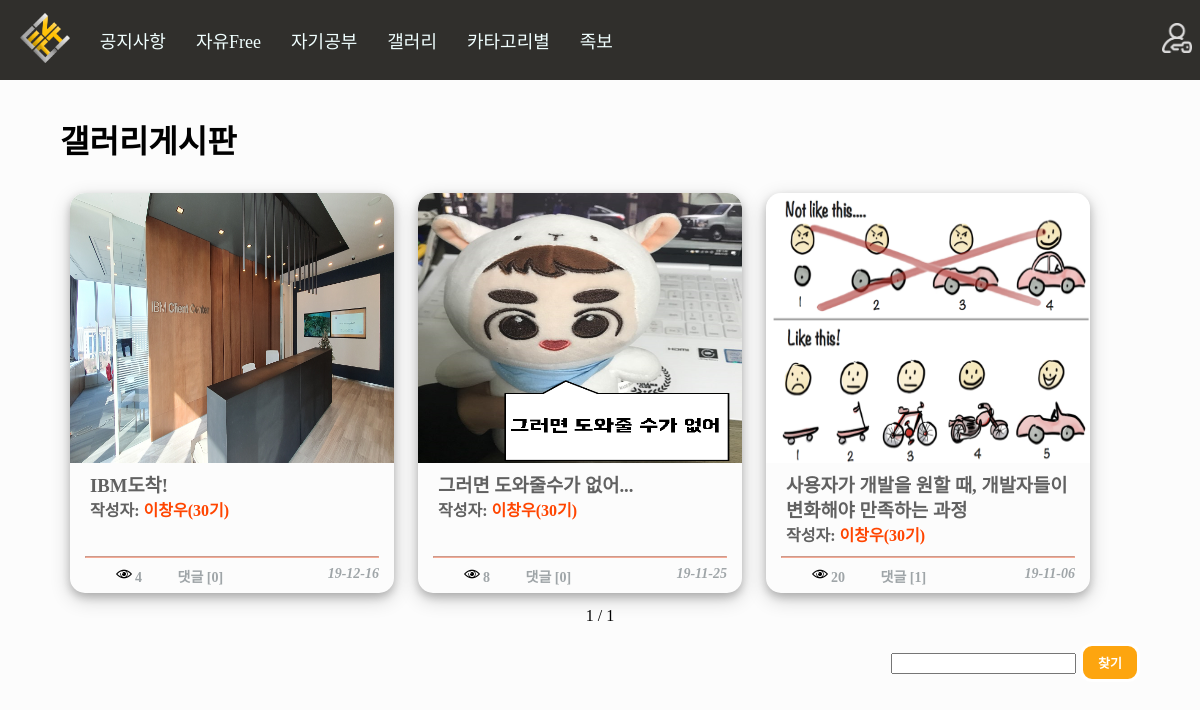
/board/gallery/, run on an earlier commit of the app's database.
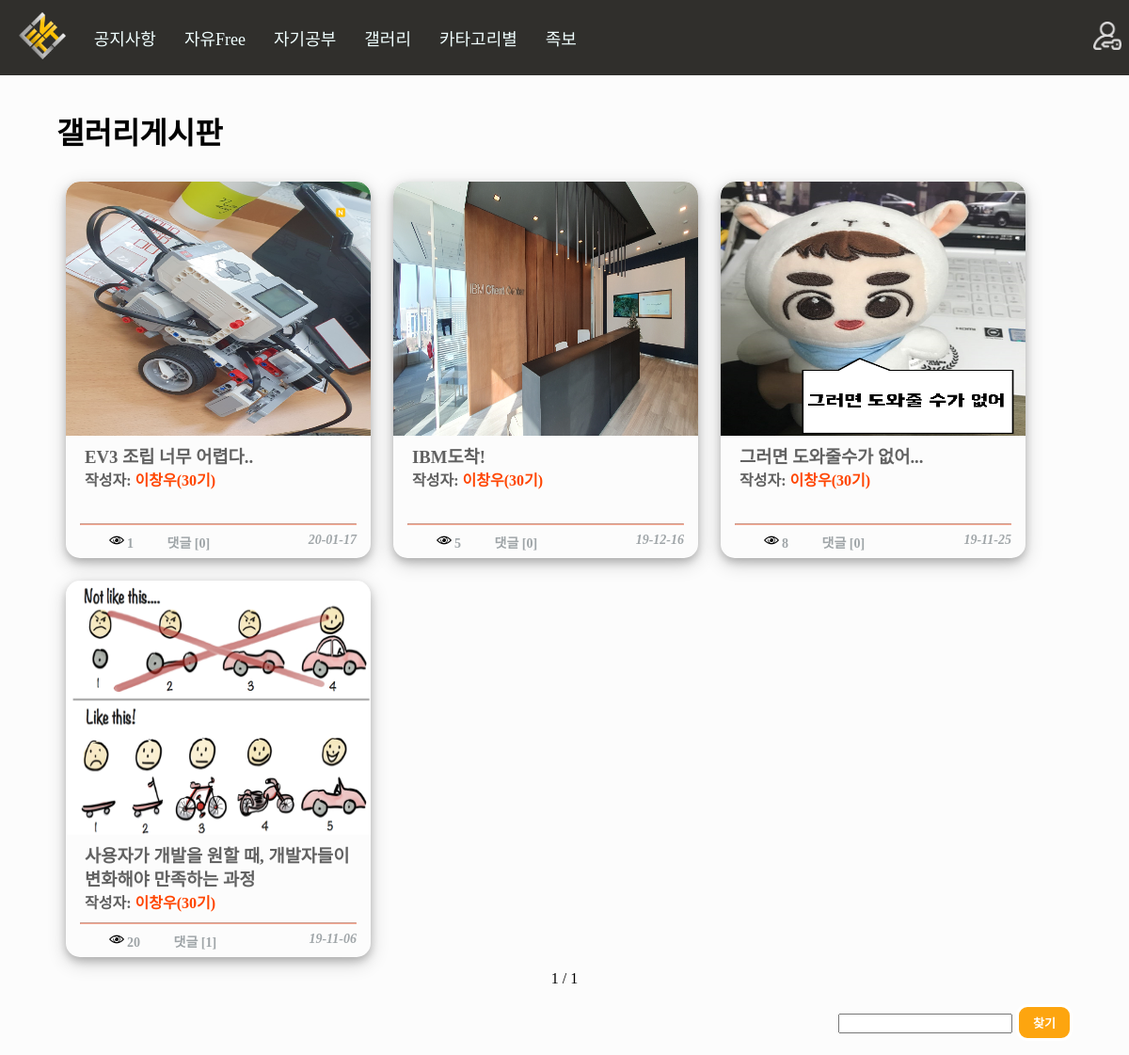
And on a later commit of the database.
### board/models.py (models this page shows, shortened)
class Board(models.Model):
    Title = models.CharField(max_length=50) #제목
    Body = models.TextField() #내용
    Created_at = models.DateTimeField(auto_now_add=True) #생성 일자 및 시간
    Updated_at = models.DateTimeField(auto_now=True) #수정 일자 및 시간
    Author = models.CharField(max_length=13) #글쓴이 아이디
    Category = models.CharField(max_length=13) #분류
    HowMuch = models.IntegerField() #조회수
    files=models.FileField(upload_to='files/', default='')
    images=models.FileField(upload_to='Sumnail/', default='')
    def get_generation(self): #이름을 나오게 하는데 예외처리 까지 적용 만약 탈퇴한 사람이면!! Id 가 나온다
        try:
            a = Profile.objects.get(user__username=self.Author)
            if a.UserType == "99":
                return "<span style='font-weight:bolder;color:orangered;'>"+a.Name+"("+a.Generation+"기)</span>"
            elif a.UserType == "98": #관리자 및 운영진
                return "<span style='font-weight:bolder;color:blue;'>"+a.Name+"("+a.Generation+"기)</span>"
            elif a.UserType == "3": #손님
                return "<span style='font-weight:bolder;color:darkviolet;'>"+a.Name+"("+a.Generation+"기)</span>"
            else: #일반 사용자
                return "<span style='font-weight:bolder;color:black;'>"+a.Name+"("+a.Generation+"기)</span>"
        except: #익명을 위해서 id나오게 삭제되니깐 이름은 알 수 없으므로...
            return "<span style='font-weight:bolder;color:grey;'>"+self.Author+"</span>"
    def new(self): #최신
        if self.Created_at > timezone.now() - datetime.timedelta(days=1):
            return "<img height='16px' src='/static/n.png'/>"
        else:  #하루 지나면 안 최신
            return ""
    def change(self): #최신
        if self.Updated_at > timezone.now() - datetime.timedelta(days=1):
            return "<img height='16px' src='/static/c.png'/>"
        else:  #하루 지나면 안 최신
            return ""
    def file_icon(self): #최신
        if len(self.files.name) > 5: #5글자 이상일경우로 했음!! 그러면 당연히 5글자 이상 아닌게 없을 것임!
            return "<img height='16px' src='/static/file.png'/>"
        else:  #하루 지나면 안 최신
            return ""
    def howmanycomment(self):
        a = Comment.objects.filter(Article=self.id).count()
        b = str('[') + str(a) + str(']')
        if a:
            return b
        else:
            return ""
    def howmanyhit(self):
        a = Hittimecount.objects.get(Article=self.id)
        if a:
            return str("<img height='16px' src='/static/eye.png'/> ") + str(a.HowMuch)
    def summary(self):
        if(len(self.Body)>50):
            return self.Body[:49] + "..."
        else:
            return self.Body

class Hittimecount(models.Model):
    Article = models.ForeignKey(Board, on_delete=models.CASCADE)
    HowMuch = models.IntegerField() #조회수

### account/models.py (models this page shows, shortened)
class Profile(models.Model):
    user = models.OneToOneField(User, on_delete=models.CASCADE) #1대1 조인
    Name = models.TextField(max_length=10) #이름
    UserNumber = models.IntegerField() #학번
    Phone = models.CharField(max_length=13) #전화번호
    UserType = models.CharField(max_length=13) #권한
    Generation = models.CharField(max_length=13) #기수

### board/views.py (the view)
# urls.py: path('gallery/', views.gallery, name='gallery'),
def gallery(request):
    request.session['login_after'] = '/board/gallery/'
    gallery_b = Board.objects.filter(Category="2").order_by('-Created_at')
    if request.method == "POST":
        find_select = request.POST.get('find_select')
        gallery_b = Board.objects.filter(Category="2", Title__contains=find_select).order_by('-Created_at')
        pass
    paginator = Paginator(gallery_b,16) #페이지네이션 만들기
    page = request.GET.get('page') #페이지네이션 만들기
    posts = paginator.get_page(page) #페이지네이션 만들기
    request.session['location'] = 'gallery' #내 위치 알기 위해서 삭제한후 다시 돌아가기 위해서
    return render(request, "gallery.html", {'posts':posts})

### board/templates/gallery.html (shortened to what this page needs)
{%extends 'base.html'%}
{%load staticfiles%}
{%block contents%}
<div style="margin:3% 5%; height:55%;">
    <h1>
        갤러리게시판
    </h1>
    {%for a in posts%}
   <a href="../detail/{{a.id}}">
   <div class="card">
      <div style="background-image: url('{{a.images.url}}');" class="card-header" >
         <div class = "card-header-is_closed" >
                {%if a.new == "" %}
                <span style="vertical-align:middle">{{a.change|safe}}</span></td>
                {%else%}
                <span style="vertical-align:middle">{{a.new|safe}}</span></td>
                {%endif%}
            </div >
      </div>
      <div class="card-body">
         <div class="card-body-header">
            <h3>{{a.Title}}</h3>
            <p class = "card-body-nickname">
                작성자: {{a.get_generation|safe}}
                </p>
         </div>
         <div class="card-body-footer">
            <hr style="margin-bottom: 8px; opacity: 0.5; border-color: #EF5A31">
               <i class="icon icon-view_count"></i>
               {%if a.howmanyhit %}
               {{a.howmanyhit|safe}}
               {%else%}
               <img style="width:16px;height:16px;" src="{%static 'eye.png'%}"/> 0
               {%endif%}
            <i class="icon icon-comments_count"></i>댓글 {%if a.howmanycomment == ''%}[0]{%else%}{{a.howmanycomment}}{%endif%}
            <i class="reg_date"> {{a.Created_at|date:"y-m-d"}} </i>
         </div>
      </div>
   </div>
    </a>
    {%endfor%}
    <br>
    <div style="text-align: center;">
        <div>
        <span>{{posts.number}}</span>
        <span>/</span>
        <span>{{posts.paginator.num_pages}}</span>
        </div>
    </div>
    <br>
    <form method="POST" action="{%url 'gallery'%}">
            <div style="float:right">
            <input type="text" name="find_select">
            <input name="get_find" class="button write_button" type="submit" value="찾기"/>
            </div>
        </form>
    <br><br><br>
    </div>
    {%endblock%}

### blog/templates/base.html (shortened to what this page needs)
{%load staticfiles%}
<!DOCTYPE html>
<html lang="en">
<head>
    <link rel="stylesheet" href="{%static 'summernote-lite.css'%}">
</head>
<body>
    <div style="height:10%;width:100%;background-color: rgb(48, 47, 44);display: inline-flex;align-items: center;justify-content: space-between;">
        <div style="display: flex;align-items: center;margin-left: 5px;">
            <div class="nav_content" onclick="showmain();"><img height="50px" src="{%static 'eniac.png'%}"/></div>
            <div class="nav_content" onclick="shownotice();">공지사항</div>
            <div class="nav_content" onclick="showfree();">자유Free</div>
            <div class="nav_content" onclick="showstudy();">자기공부</div>
            <div class="nav_content" onclick="showgallery();">갤러리</div>
            <div class="nav_content">카타고리별</div>
            <div class="nav_content">족보</div>
        </div>
        {% if user.is_authenticated %}
        <div style="display:flex;">
        <div style="margin-right: 3px;padding:5px;"class="nav_content" onclick="mypage();"><img height="30px" width="30px" src="{%static 'mypage.png'%}"/></div>
        <div style="margin-right: 3px;padding:5px;" class="nav_content" onclick="logout();"><img height="30px" width="30px" src="{%static 'logout.png'%}"/></div>
        </div>
        {%else%}
        <div style="margin-right: 3px;padding:5px;" class="nav_content" onclick="showlogin();"><img height="30px" width="30px" src="{%static 'login2.png'%}"/></div>
        {%endif%}
    </div>
    {%block contents%}
    {%endblock%}
</body>
</html>

### board/templates/gallery.html (style rules this page uses)
h2, h3, h4, h5, h6, p { margin: 0; }
.card { height: 400px; width: 30%; border-radius: 15px; margin:10px; display: inline-block; position: relative; box-shadow: 0 4px 8px 0 rgba(0, 0, 0, 0.2), 0 6px 20px 0 rgba(0, 0, 0, 0.19); overflow: hidden; }
.card-header { -webkit-transition: 0.5s; -moz-transition: 0.5s; -ms-transition: 0.5s; -o-transition: 0.5s; transition: 0.5s; width: 100%; height: 270px; border-radius: 15px 15px 0 0; background-size: 100% 280px; background-repeat: no-repeat; }
.card-header-is_closed { color: #FFF ; text-align: center ; float: right; margin: 15px 15px 0 0; border-radius: 50%; font-weight: bold; padding: 10px 10px; line-height: 20px; }
.card-body-header { line-height: 25px; margin: 10px 20px 0px 20px; }
.card-body-footer { position: absolute; margin-top: 15px; margin-bottom: 6px; bottom: 0; width: 314px; font-size: 14px; color: #9FA5A8; padding: 0 15px; width:-webkit-fill-available; }
.icon { display: inline-block; vertical-align: middle; margin-right: 2px; }
.icon-view_count { width: 25px; height: 17px; }
.icon-comments_count { margin-left: 5px; width: 25px; height: 17px; }
.reg_date { float: right; }

What changed in the data, as far as the page shows it:
added Board: images (picture), new (picture), Title "EV3 조립 너무 어렵다..", get_generation "이창우(30기)", howmanyhit "1", shows "[0]", Created_at "20-01-17"
changed through a linked row, Board "IBM도착!": howmanyhit "4" → "5"
